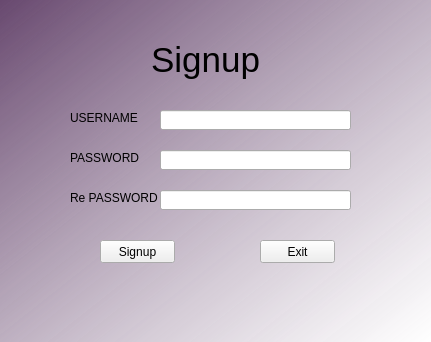
<?xml version="1.0" encoding="UTF-8"?>
<ui version="4.0">
 <class>signup</class>
 <widget class="QMainWindow" name="signup">
  <property name="geometry">
   <rect>
    <x>0</x>
    <y>0</y>
    <width>431</width>
    <height>342</height>
   </rect>
  </property>
  <property name="windowTitle">
   <string>Signup</string>
  </property>
  <property name="styleSheet">
   <string notr="true">QMainWindow{
	background-color: qlineargradient(spread:pad, x1:0, y1:0, x2:1, y2:1, stop:0 rgba(82, 46, 90, 164), stop:1 rgba(255, 255, 255, 255));
}
</string>
  </property>
  <widget class="QWidget" name="main_signup">
   <property name="styleSheet">
    <string notr="true"/>
   </property>
   <widget class="QLabel" name="label">
    <property name="geometry">
     <rect>
      <x>140</x>
      <y>30</y>
      <width>131</width>
      <height>61</height>
     </rect>
    </property>
    <property name="text">
     <string>&lt;html&gt;&lt;head/&gt;&lt;body&gt;&lt;p align=&quot;center&quot;&gt;&lt;span style=&quot; font-size:26pt;&quot;&gt;Signup&lt;/span&gt;&lt;/p&gt;&lt;/body&gt;&lt;/html&gt;</string>
    </property>
   </widget>
   <widget class="QLabel" name="lb_user">
    <property name="geometry">
     <rect>
      <x>70</x>
      <y>110</y>
      <width>71</width>
      <height>16</height>
     </rect>
    </property>
    <property name="text">
     <string>USERNAME</string>
    </property>
   </widget>
   <widget class="QLabel" name="lb_pass">
    <property name="geometry">
     <rect>
      <x>70</x>
      <y>150</y>
      <width>81</width>
      <height>16</height>
     </rect>
    </property>
    <property name="text">
     <string>PASSWORD</string>
    </property>
   </widget>
   <widget class="QLabel" name="lb_repass">
    <property name="geometry">
     <rect>
      <x>70</x>
      <y>190</y>
      <width>91</width>
      <height>16</height>
     </rect>
    </property>
    <property name="text">
     <string>Re PASSWORD</string>
    </property>
   </widget>
   <widget class="QLineEdit" name="txt_user">
    <property name="geometry">
     <rect>
      <x>160</x>
      <y>110</y>
      <width>191</width>
      <height>20</height>
     </rect>
    </property>
   </widget>
   <widget class="QLineEdit" name="txt_pass">
    <property name="geometry">
     <rect>
      <x>160</x>
      <y>150</y>
      <width>191</width>
      <height>20</height>
     </rect>
    </property>
    <property name="maxLength">
     <number>50</number>
    </property>
    <property name="echoMode">
     <enum>QLineEdit::Password</enum>
    </property>
   </widget>
   <widget class="QLineEdit" name="txt_repass">
    <property name="geometry">
     <rect>
      <x>160</x>
      <y>190</y>
      <width>191</width>
      <height>20</height>
     </rect>
    </property>
    <property name="maxLength">
     <number>50</number>
    </property>
    <property name="echoMode">
     <enum>QLineEdit::Password</enum>
    </property>
   </widget>
   <widget class="QPushButton" name="btn_signup">
    <property name="geometry">
     <rect>
      <x>100</x>
      <y>240</y>
      <width>75</width>
      <height>23</height>
     </rect>
    </property>
    <property name="text">
     <string>Signup</string>
    </property>
   </widget>
   <widget class="QPushButton" name="btn_exit">
    <property name="geometry">
     <rect>
      <x>260</x>
      <y>240</y>
      <width>75</width>
      <height>23</height>
     </rect>
    </property>
    <property name="styleSheet">
     <string notr="true"/>
    </property>
    <property name="text">
     <string>Exit</string>
    </property>
   </widget>
  </widget>
 </widget>
 <resources/>
 <connections/>
</ui>
